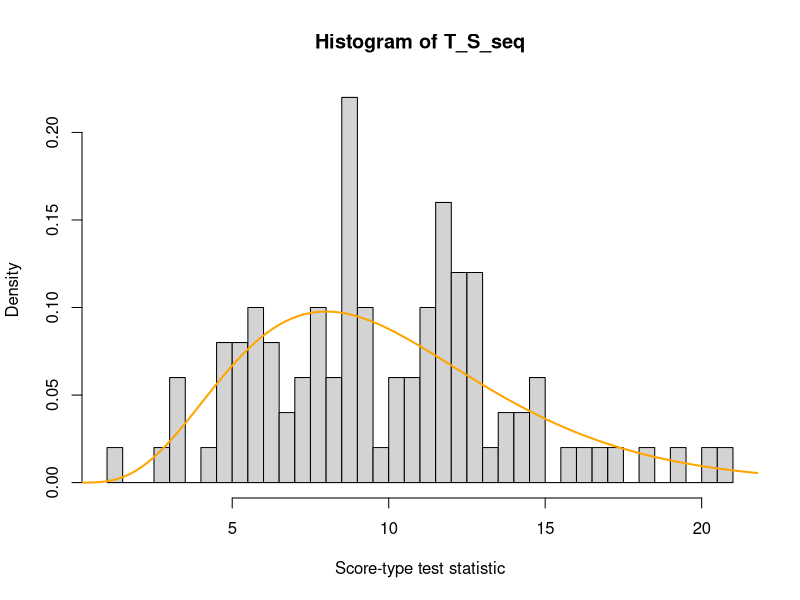
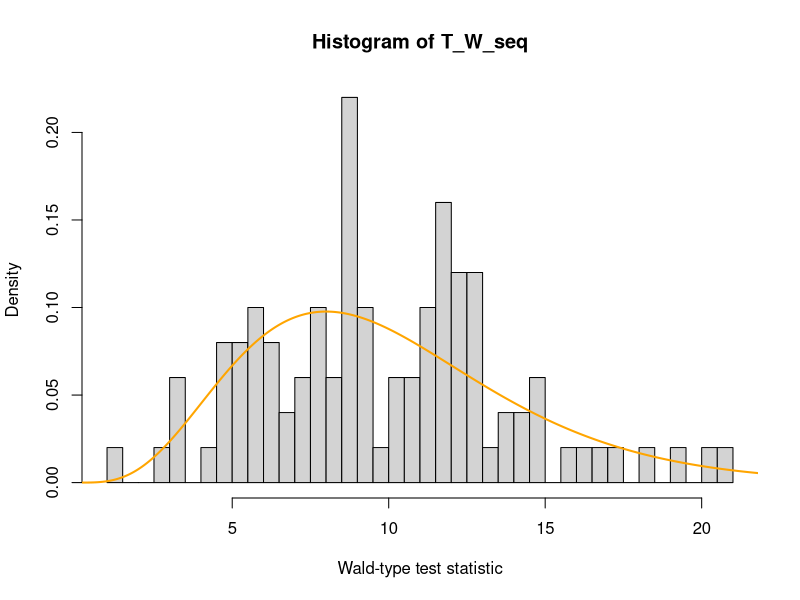

Reproduce these figures in R, in order.
## ---- chunk 1
library(tidyverse)
## ---- chunk 2
# supp_func <- function(beta, s) {
#   largest <- sort(abs(beta)) %>% tail(s)
#   idx <- which(abs(beta) %in% largest)
#   return(idx)
# }
# trunc_func <- function(beta, S) {
#   zero_idx <- setdiff(1:length(beta), S)
#   beta[zero_idx] <- 0
#   return(beta)
# }
omega_func <- function(beta, y, sigma_sq) {
  value <- 1 / (1 + exp(-(beta %*% y)/sigma_sq))
  return(value)
}

high_EM_GMM <- function(s, n_iter, beta_init, Y) {
  d <- ncol(Y); n <- nrow(Y)
  beta_0 <- beta_init
  #S_init <- supp_func(beta_init, s); beta_0 <- trunc_func(beta_init, S_init);
  
  for(t in 1:n_iter) {
    # M-step
    Y_row_list <- lapply(seq_len(nrow(Y)), function(i) Y[i,])
    omega_val <- lapply(Y_row_list, FUN = omega_func, beta = beta_0, sigma_sq = sigma_sq)
    
    omega_y <- mapply(function(x, y) x * y, x = omega_val, y = Y_row_list)
    first_term <- 2 * apply(omega_y, MARGIN = 1, FUN = mean)
    beta_temp <- first_term - apply(Y, 2, mean)
    
    # # T-step
    # S_temp <- supp_func(beta_temp, s)
    # beta_new <- trunc_func(beta = beta_temp, S = S_temp)
    beta_new = beta_temp  # we assume non-sparse case.
    
    # Update value
    beta_0 <- beta_new
  }
  return(beta_new)
}

S_n_hat <- function(beta, Y, sigma_sq) {
  d <- ncol(Y)
  Y_row_list <- lapply(seq_len(nrow(Y)), function(i) Y[i,])
  omega_val <- lapply(Y_row_list, FUN = omega_func, beta = beta, sigma_sq = sigma_sq)
  omega_val2 <- lapply(omega_val, FUN = function(x) (2*x - 1) %>% as.numeric)
  omega_y_2 <- mapply(function(x, y) x * y, x = omega_val2, y = Y_row_list)
  first_deriv_Q <- apply(omega_y_2, MARGIN = 1, FUN = mean) - beta
  
  return(first_deriv_Q)
}

v_by <- function(beta, Y, sigma_sq){
  Y_row_list <- lapply(seq_len(nrow(Y)), function(i) Y[i,])
  
  f_denom1 <- function(beta, y, sigma_sq) {
    return(1 + exp(-2 * (beta %*% y)/sigma_sq))
  }

  f_denom2 <- function(beta, y, sigma_sq) {
    return(1 + exp(2 * (beta %*% y)/sigma_sq))
  }
  denom1 = lapply(Y_row_list, FUN = f_denom1, beta = beta, sigma_sq = sigma_sq)
  denom2 = lapply(Y_row_list, FUN = f_denom2, beta = beta, sigma_sq = sigma_sq)
  denom = mapply(function(x, y) x * y, x = denom1, y = denom2)
  num = 4 / sigma_sq
  
  # f_denom <- function(beta, y, sigma_sq) {
  #   return( (1 + exp(-(beta %*% y)/sigma_sq))^(-2) * exp(-(beta %*% y)/sigma_sq) * y/sigma_sq * (-1/sigma_sq) )
  # }
  # 
  # wby = lapply(Y_row_list, FUN = f_denom, beta = beta, sigma_sq = sigma_sq)
  
  return(num / denom)
  # return(wby)
}

V_n_hat <- function(beta, Y, sigma_sq){
  d <- ncol(Y)
  
  v = v_by(beta, Y, sigma_sq)
  
  Y_row_list <- lapply(seq_len(nrow(Y)), function(i) Y[i,])
  
  # wbyyt_list <- mapply(x = Y_row_list, w = v, FUN = function(x, w) (2*w) %*% t(x), SIMPLIFY = F)
  # wbyyt_avg <- Reduce("+", wbyyt_list) / length(wbyyt_list)
  yyt_list <- mapply(x = Y_row_list, FUN = function(x) x %*% t(x), SIMPLIFY = F)

  vyyt_list <- mapply(FUN = function(x, y) x * y, x = v, y = yyt_list, SIMPLIFY = F)

  avg_vyyt <- Reduce("+", vyyt_list) / length(vyyt_list)
  
  # return( diag(1, d) - wbyyt_avg  )
  return( diag(1, d) - avg_vyyt  )
}

## ---- chunk 3
set.seed(2)

T_S_seq <- c()
T_W_seq <- c()
for(simul in 1:100) {
  n <- 100; d <- 10; sigma_sq <- 1;
  Z_col <- matrix(sample(c(1, -1), size = n, replace = TRUE, prob = c(0.5, 0.5)), nrow = n)
  beta_star <- matrix(rep(2, d))#rnorm(n = d, mean = 1, sd = 0.1))
  V <- matrix(rnorm(n = n*d, mean = 0, sd = sqrt(sigma_sq)), nrow = n)
  Z <- Z_col
  for(j in 2:d) {
    Z <- cbind(Z, Z_col)
  }
  beta_mat <- t(abs(beta_star))
  for(i in 2:n) {
    beta_mat <- rbind(beta_mat, t(beta_star))
  }
  Y <- Z * beta_mat + V
  
  beta_init <- runif(d, min = 1, max = 3)
  est <- high_EM_GMM(s = d, n_iter = 50, beta_init = beta_init, Y = Y)
  beta_star <- t(beta_star)
  est <- abs(est)
  
  V_n <- V_n_hat(beta = beta_star, Y, sigma_sq)
  S_n <- S_n_hat(beta = beta_star, Y, sigma_sq)
  V_n_est <- V_n_hat(beta = est, Y, sigma_sq)
  S_n_est <- S_n_hat(beta = est, Y, sigma_sq)
    
  T_S <- n * S_n %*% solve(V_n) %*% t(S_n)
  h_beta <- est + solve(V_n_est) %*% matrix(S_n_est)
  T_W <- n * (t(h_beta) - beta_star) %*% V_n_est %*% (h_beta - t(beta_star))
  
  T_S_seq <- c(T_S_seq, T_S)
  T_W_seq <- c(T_W_seq, T_W)
}
## ---- chunk 4
hist(T_S_seq, breaks = 50, freq = FALSE, xlab = "Score-type test statistic")
curve(dchisq(x, df = 10), from = 0, to = 200, n = 5000, col= 'orange', lwd=2, add = T)
## ---- chunk 5
hist(T_W_seq, breaks = 50, freq = FALSE, xlab = "Wald-type test statistic")
curve(dchisq(x, df = 10), from = 0, to = 200, n = 5000, col= 'orange', lwd=2, add = T)
